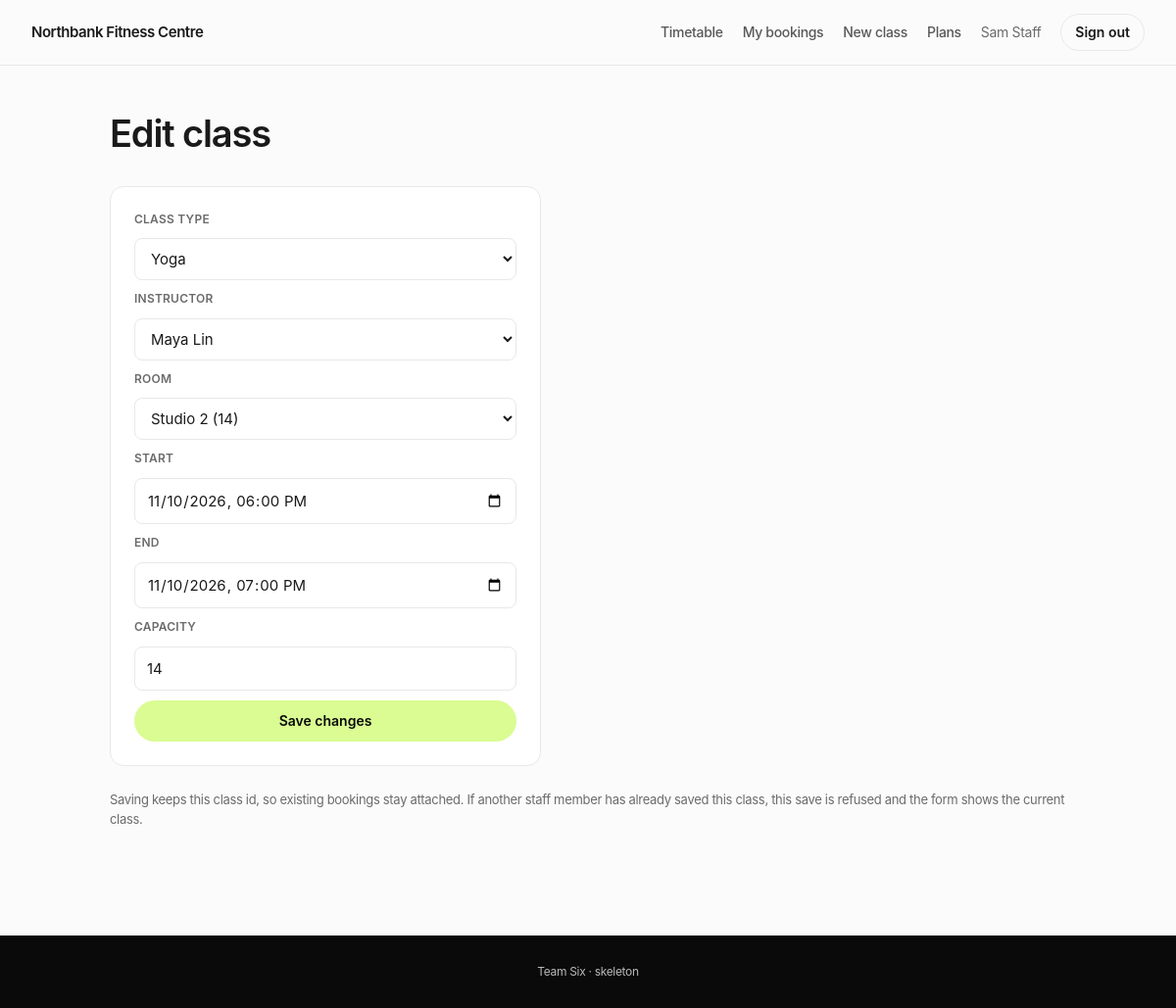
Page /admin/classes/1/edit (signed in) on the committed database.
### app/models.py (models this page shows, shortened)
class User(db.Model, UserMixin):
    id = db.Column(db.Integer, primary_key=True)
    name = db.Column(db.String(60), nullable=False)
    email = db.Column(db.String(120), unique=True, nullable=False)
    password_hash = db.Column(db.String(255), nullable=False)
    role = db.Column(db.String(10), nullable=False, default="member")   # member | staff
    phone = db.Column(db.String(30))
    status = db.Column(db.String(10), nullable=False, default="active")
    memberships = db.relationship("Membership", back_populates="user")
    bookings = db.relationship("Booking", back_populates="user")

class ClassSession(db.Model):
    id = db.Column(db.Integer, primary_key=True)
    class_type_id = db.Column(db.Integer, db.ForeignKey("class_type.id"), nullable=False)
    instructor_id = db.Column(db.Integer, db.ForeignKey("instructor.id"), nullable=False)
    room_id = db.Column(db.Integer, db.ForeignKey("room.id"), nullable=False)
    start = db.Column(db.DateTime, nullable=False)
    end = db.Column(db.DateTime, nullable=False)
    capacity = db.Column(db.Integer, nullable=False)
    status = db.Column(db.String(12), nullable=False, default="scheduled")
    class_type = db.relationship("ClassType")
    instructor = db.relationship("Instructor")
    room = db.relationship("Room")
    bookings = db.relationship("Booking", back_populates="session")

### app/scheduling.py (the view, shortened to what this page needs)
@bp.route("/admin/classes/<int:session_id>/edit", methods=["GET", "POST"])
@staff_only
def class_edit(session_id):
    class_row = db.get_or_404(ClassSession, session_id)
    return render_template("class_form.html", session=class_row,
                           types=ClassType.query.all(),
                           instructors=Instructor.query.all(),
                           rooms=Room.query.all())

### app/access.py (called while the page is built)
@login_manager.user_loader
def load_user(user_id):
    return db.session.get(User, int(user_id))

def staff_only(view):
    @wraps(view)
    def wrapped(*args, **kwargs):
        if not current_user.is_authenticated:
            return redirect(url_for("access.login", next=request.path))
        if current_user.role != "staff":
            abort(403)
        return view(*args, **kwargs)
    return wrapped

### templates/class_form.html (shortened to what this page needs)
{% extends "base.html" %}
{% block content %}
<h1>{{ "Edit class" if session else "New class" }}</h1>
<form method="post" class="narrow">
  <label for="class_type_id">Class type</label>
  <select id="class_type_id" name="class_type_id">
    {% for t in types %}<option value="{{ t.id }}" {{ 'selected' if session and session.class_type_id == t.id }}>{{ t.name }}</option>{% endfor %}
  </select>
  <label for="instructor_id">Instructor</label>
  <select id="instructor_id" name="instructor_id">
    {% for i in instructors %}<option value="{{ i.id }}" {{ 'selected' if session and session.instructor_id == i.id }}>{{ i.name }}</option>{% endfor %}
  </select>
  <label for="room_id">Room</label>
  <select id="room_id" name="room_id">
    {% for r in rooms %}<option value="{{ r.id }}" {{ 'selected' if session and session.room_id == r.id }}>{{ r.name }} ({{ r.capacity }})</option>{% endfor %}
  </select>
  <label for="start">Start</label>
  <input id="start" name="start" type="datetime-local"
         value="{{ session.start.strftime('%Y-%m-%dT%H:%M') if session else '' }}" required>
  <label for="end">End</label>
  <input id="end" name="end" type="datetime-local"
         value="{{ session.end.strftime('%Y-%m-%dT%H:%M') if session else '' }}" required>
  <label for="capacity">Capacity</label>
  <input id="capacity" name="capacity" type="number" min="1"
         value="{{ session.capacity if session else 14 }}" required>
  <button>{{ "Save changes" if session else "Create class" }}</button>
</form>
{% if session %}
<p class="hint">Saving keeps this class id, so existing bookings stay attached. If another staff member has already saved this class, this save is refused and the form shows the current class.</p>
{% endif %}
{% endblock %}

### templates/base.html (shortened to what this page needs)
<!doctype html>
<html lang="en">
<head>
  <link rel="stylesheet" href="{{ url_for('static', filename='style.css') }}">
</head>
<body>
<header class="bar">
  <a class="brand" href="{{ url_for('access.timetable') }}">Northbank Fitness Centre</a>
  <nav>
    <a href="{{ url_for('access.timetable') }}">Timetable</a>
    {% if current_user.is_authenticated %}
      <a href="{{ url_for('access.my_bookings') }}">My bookings</a>
      {% if current_user.role == 'staff' %}
        <a href="{{ url_for('scheduling.class_new') }}">New class</a>
        <a href="{{ url_for('scheduling.plans') }}">Plans</a>
      {% endif %}
      <span class="who">{{ current_user.name }}</span>
      <form method="post" action="{{ url_for('access.logout') }}"><button>Sign out</button></form>
    {% else %}
      <a href="{{ url_for('access.login') }}">Sign in</a>
    {% endif %}
  </nav>
</header>
<main>
  {% block content %}{% endblock %}
</main>
<footer class="foot">Team Six · skeleton</footer>
</body>
</html>

### static/style.css (style rules this page uses)
* { box-sizing: border-box; }
body { margin: 0; background: var(--bg); color: var(--ink); font: 400 16px/1.55 Inter, "Segoe UI", system-ui, sans-serif; letter-spacing: -0.02em; -webkit-font-smoothing: antialiased; }
.bar { position: sticky; top: 0; z-index: 10; display: flex; align-items: center; gap: 28px; padding: 14px 32px; background: rgba(251, 251, 251, 0.86); backdrop-filter: saturate(180%) blur(12px); border-bottom: 1px solid var(--line); }
.brand { font-weight: 600; font-size: 15px; letter-spacing: -0.03em; color: var(--ink); text-decoration: none; }
nav { display: flex; align-items: center; gap: 20px; margin-left: auto; }
nav a { color: var(--ink); text-decoration: none; font-size: 14px; font-weight: 500; opacity: 0.72; transition: opacity 0.15s ease; }
nav form { display: inline; margin: 0; }
.who { color: var(--muted); font-size: 14px; }
main { max-width: 1040px; margin: 0 auto; padding: 0 32px 96px; }
h1, h2 { letter-spacing: -0.03em; font-weight: 600; color: var(--ink); }
h1 { font-size: clamp(28px, 3.4vw, 38px); margin: 40px 0 10px; }
.hint { color: var(--muted); font-size: 13px; }
button, .btn { font: inherit; font-size: 14px; font-weight: 600; padding: 9px 18px; border-radius: var(--pill); border: 1px solid transparent; background: var(--accent); color: var(--accent-ink); cursor: pointer; transition: transform 0.12s ease, background 0.15s ease; }
nav button { padding: 7px 14px; background: transparent; border: 1px solid var(--line); color: var(--ink); }
form.narrow { max-width: 440px; display: grid; gap: 10px; margin: 24px 0; background: var(--card); border: 1px solid var(--line); border-radius: var(--radius-lg); padding: 24px; }
label { font-size: 12px; font-weight: 600; letter-spacing: 0.02em; text-transform: uppercase; color: var(--muted); }
input, select, textarea { font: inherit; font-size: 15px; padding: 10px 12px; border: 1px solid var(--line); border-radius: var(--radius); background: #FFFFFF; color: var(--ink); }
.foot { background: var(--dark); color: #B9B9B9; font-size: 12px; text-align: center; padding: 28px 0; margin-top: 0; }

### rows in the picture
User: name "Sam Staff"
ClassSession: start "11/10/2026 18:00", end "11/10/2026 19:00", capacity "14"

### other values in the picture
{{ "Edit class" if session else "New class" }} "Edit class"
{{ "Save changes" if session else "Create class" }} "Save changes"
form field class_type_id "Yoga"
form field instructor_id "Maya Lin"
form field room_id "Studio 2 (14)"
